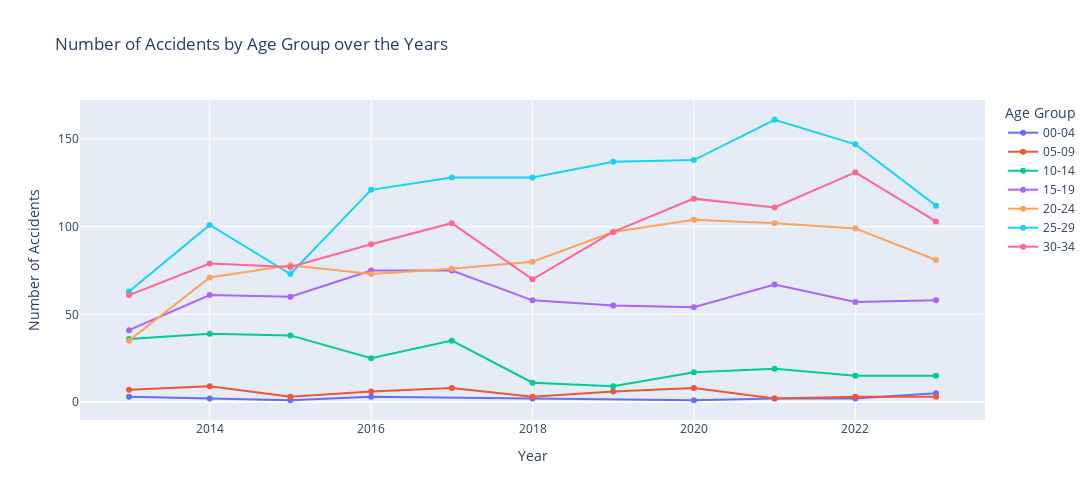

Notebook code for this chart:
### Code cell
import plotly.express as px

# mm_by_year_and_age_group has columns: 
#    accident_year | age_group | count | percentage

fig = px.line(
    mm_by_year_and_age_group[(mm_by_year_and_age_group.accident_year < 2024) & ( mm_by_year_and_age_group.age_group.isin(age_list_a))],
    x='accident_year',
    y='count',             # or use 'percentage' if you want percentages
    color='age_group',     # each age group will be its own line
    markers=True,          # show markers
    title="Number of Accidents by Age Group over the Years",
    labels={
        "accident_year": "Year",
        "count": "Number of Accidents",
        "age_group": "Age Group"
    }
)

fig.update_layout(
    width=1600,
    height=500
)

fig.show()

### Figure 1 — Plotly figure (JSON) as saved in the notebook; plotly's stock layout.template omitted (floating-point values rounded to 4 significant figures)
{"data": [{"hovertemplate": "Age Group=00-04<br>Year=%{x}<br>Number of Accidents=%{y}<extra></extra>", "legendgroup": "00-04", "line": {"color": "#636efa", "dash": "solid"}, "marker": {"symbol": "circle"}, "mode": "lines+markers", "name": "00-04", "orientation": "v", "showlegend": true, "type": "scatter", "x": [2013, 2014, 2015, 2016, 2018, 2020, 2021, 2022, 2023], "xaxis": "x", "y": [3, 2, 1, 3, 2, 1, 2, 2, 5], "yaxis": "y"}, {"hovertemplate": "Age Group=05-09<br>Year=%{x}<br>Number of Accidents=%{y}<extra></extra>", "legendgroup": "05-09", "line": {"color": "#EF553B", "dash": "solid"}, "marker": {"symbol": "circle"}, "mode": "lines+markers", "name": "05-09", "orientation": "v", "showlegend": true, "type": "scatter", "x": [2013, 2014, 2015, 2016, 2017, 2018, 2019, 2020, 2021, 2022, 2023], "xaxis": "x", "y": [7, 9, 3, 6, 8, 3, 6, 8, 2, 3, 3], "yaxis": "y"}, {"hovertemplate": "Age Group=10-14<br>Year=%{x}<br>Number of Accidents=%{y}<extra></extra>", "legendgroup": "10-14", "line": {"color": "#00cc96", "dash": "solid"}, "marker": {"symbol": "circle"}, "mode": "lines+markers", "name": "10-14", "orientation": "v", "showlegend": true, "type": "scatter", "x": [2013, 2014, 2015, 2016, 2017, 2018, 2019, 2020, 2021, 2022, 2023], "xaxis": "x", "y": [36, 39, 38, 25, 35, 11, 9, 17, 19, 15, 15], "yaxis": "y"}, {"hovertemplate": "Age Group=15-19<br>Year=%{x}<br>Number of Accidents=%{y}<extra></extra>", "legendgroup": "15-19", "line": {"color": "#ab63fa", "dash": "solid"}, "marker": {"symbol": "circle"}, "mode": "lines+markers", "name": "15-19", "orientation": "v", "showlegend": true, "type": "scatter", "x": [2013, 2014, 2015, 2016, 2017, 2018, 2019, 2020, 2021, 2022, 2023], "xaxis": "x", "y": [41, 61, 60, 75, 75, 58, 55, 54, 67, 57, 58], "yaxis": "y"}, {"hovertemplate": "Age Group=20-24<br>Year=%{x}<br>Number of Accidents=%{y}<extra></extra>", "legendgroup": "20-24", "line": {"color": "#FFA15A", "dash": "solid"}, "marker": {"symbol": "circle"}, "mode": "lines+markers", "name": "20-24", "orientation": "v", "showlegend": true, "type": "scatter", "x": [2013, 2014, 2015, 2016, 2017, 2018, 2019, 2020, 2021, 2022, 2023], "xaxis": "x", "y": [35, 71, 78, 73, 76, 80, 97, 104, 102, 99, 81], "yaxis": "y"}, {"hovertemplate": "Age Group=25-29<br>Year=%{x}<br>Number of Accidents=%{y}<extra></extra>", "legendgroup": "25-29", "line": {"color": "#19d3f3", "dash": "solid"}, "marker": {"symbol": "circle"}, "mode": "lines+markers", "name": "25-29", "orientation": "v", "showlegend": true, "type": "scatter", "x": [2013, 2014, 2015, 2016, 2017, 2018, 2019, 2020, 2021, 2022, 2023], "xaxis": "x", "y": [63, 101, 73, 121, 128, 128, 137, 138, 161, 147, 112], "yaxis": "y"}, {"hovertemplate": "Age Group=30-34<br>Year=%{x}<br>Number of Accidents=%{y}<extra></extra>", "legendgroup": "30-34", "line": {"color": "#FF6692", "dash": "solid"}, "marker": {"symbol": "circle"}, "mode": "lines+markers", "name": "30-34", "orientation": "v", "showlegend": true, "type": "scatter", "x": [2013, 2014, 2015, 2016, 2017, 2018, 2019, 2020, 2021, 2022, 2023], "xaxis": "x", "y": [61, 79, 77, 90, 102, 70, 97, 116, 111, 131, 103], "yaxis": "y"}], "layout": {"height": 500, "legend": {"title": {"text": "Age Group"}, "tracegroupgap": 0}, "title": {"text": "Number of Accidents by Age Group over the Years"}, "width": 1600, "xaxis": {"anchor": "y", "domain": [0, 1], "title": {"text": "Year"}}, "yaxis": {"anchor": "x", "domain": [0, 1], "title": {"text": "Number of Accidents"}}}}
